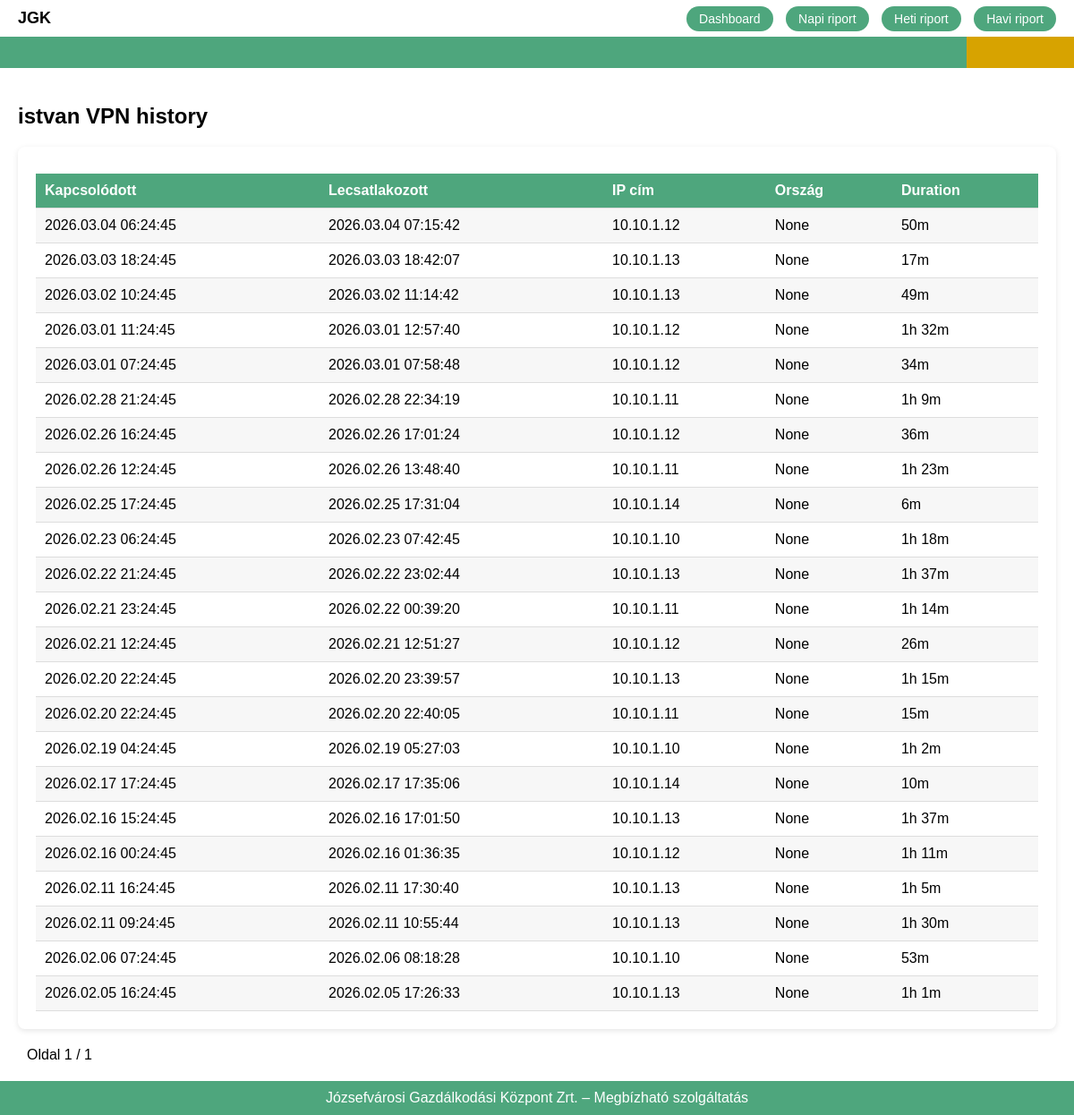
Page /report/user/istvan/ on the committed database.
### vpn/models.py (models this page shows, shortened)
class VPNSession(models.Model):
    username = models.CharField(max_length=100)
    remote_ip = models.GenericIPAddressField()
    vpn_ip = models.GenericIPAddressField(null=True, blank=True)
    connected_at = models.DateTimeField()
    disconnected_at = models.DateTimeField(null=True, blank=True)
    duration_seconds = models.IntegerField(null=True, blank=True)
    country = models.CharField(max_length=100, null=True, blank=True)
    country_code = models.CharField(max_length=2, null=True, blank=True)
    latitude = models.FloatField(null=True, blank=True)
    longitude = models.FloatField(null=True, blank=True)
    created_at = models.DateTimeField(auto_now_add=True)
    class Meta:
        indexes = [
            models.Index(fields=["username"]),
            models.Index(fields=["connected_at"]),
        ]

### vpn/views.py (the view)
# urls.py: path('report/user/<str:username>/', views.user_history, name='user_history'),
def user_history(request, username):
    sessions = VPNSession.objects.filter(
        username=username,
        disconnected_at__isnull=False
    ).order_by("-connected_at")
    paginator = Paginator(sessions, 50)
    page_number = request.GET.get("page")
    page_obj = paginator.get_page(page_number)
    return render(request, "user_history.html", {
        "username": username,
        "sessions": page_obj
    })

### vpn/templatetags/duration.py (called while the page is built)
@register.filter
def duration_format(seconds):
    if not seconds:
        return "-"
    seconds = int(seconds)
    hours = seconds // 3600
    minutes = (seconds % 3600) // 60
    if hours > 0:
        return f"{hours}h {minutes}m"
    return f"{minutes}m"

### templates/user_history.html (shortened to what this page needs)
{% extends "base.html" %}
{% load static %}
{% load duration %}
{% block content %}
<h2>{{ username }} VPN history</h2>
<div class="panel">
<table>
<tr>
<th>Kapcsolódott</th>
<th>Lecsatlakozott</th>
<th>IP cím</th>
<th>Ország</th>
<th>Duration</th>
</tr>
{% for s in sessions %}
<tr>
<td>{{ s.connected_at|date:"Y.m.d H:i:s" }}</td>
<td>{{ s.disconnected_at|date:"Y.m.d H:i:s" }}</td>
<td>
{{ s.remote_ip }}
</td>
<td>{{ s.country }}</td>
<td>{{ s.duration_seconds|duration_format }}</td>
</tr>
{% empty %}
<tr>
<td colspan="5" style="text-align:center;padding:20px;">
Nincs adat
</td>
</tr>
{% endfor %}
</table>
</div>
<div class="pagination">
<span style="padding:10px;">
Oldal {{ sessions.number }} / {{ sessions.paginator.num_pages }}
</span>
</div>
{% endblock %}

### static/css/style.css (style rules this page uses)
body { margin:0; font-family:Arial; background:#ffffff; color:#000; }
.panel { background:#ffffff; color:#000; padding:20px; border-radius:8px; margin-bottom:20px; box-shadow:0 2px 6px rgba(0,0,0,0.1); }
table { width:100%; border-collapse:collapse; margin-top:10px; color:#000; }
th,td { padding:10px; border-bottom:1px solid #ddd; }
th { text-align:left; background:#4ea67d; color:white; }
tr:nth-child(even) { background:#f7f7f7; }

### rows in the picture
VPNSession: connected_at "2026.03.04 06:24:45", disconnected_at "2026.03.04 07:15:42", remote_ip "10.10.1.12", country "None", duration_seconds|duration_format "50m"
VPNSession: connected_at "2026.03.03 18:24:45", disconnected_at "2026.03.03 18:42:07", remote_ip "10.10.1.13", country "None", duration_seconds|duration_format "17m"
VPNSession: connected_at "2026.03.02 10:24:45", disconnected_at "2026.03.02 11:14:42", remote_ip "10.10.1.13", country "None", duration_seconds|duration_format "49m"
VPNSession: connected_at "2026.03.01 11:24:45", disconnected_at "2026.03.01 12:57:40", remote_ip "10.10.1.12", country "None", duration_seconds|duration_format "1h 32m"
VPNSession: connected_at "2026.03.01 07:24:45", disconnected_at "2026.03.01 07:58:48", remote_ip "10.10.1.12", country "None", duration_seconds|duration_format "34m"
VPNSession: connected_at "2026.02.28 21:24:45", disconnected_at "2026.02.28 22:34:19", remote_ip "10.10.1.11", country "None", duration_seconds|duration_format "1h 9m"
VPNSession: connected_at "2026.02.26 16:24:45", disconnected_at "2026.02.26 17:01:24", remote_ip "10.10.1.12", country "None", duration_seconds|duration_format "36m"
VPNSession: connected_at "2026.02.26 12:24:45", disconnected_at "2026.02.26 13:48:40", remote_ip "10.10.1.11", country "None", duration_seconds|duration_format "1h 23m"
VPNSession: connected_at "2026.02.25 17:24:45", disconnected_at "2026.02.25 17:31:04", remote_ip "10.10.1.14", country "None", duration_seconds|duration_format "6m"
VPNSession: connected_at "2026.02.23 06:24:45", disconnected_at "2026.02.23 07:42:45", remote_ip "10.10.1.10", country "None", duration_seconds|duration_format "1h 18m"
VPNSession: connected_at "2026.02.22 21:24:45", disconnected_at "2026.02.22 23:02:44", remote_ip "10.10.1.13", country "None", duration_seconds|duration_format "1h 37m"
VPNSession: connected_at "2026.02.21 23:24:45", disconnected_at "2026.02.22 00:39:20", remote_ip "10.10.1.11", country "None", duration_seconds|duration_format "1h 14m"
VPNSession: connected_at "2026.02.21 12:24:45", disconnected_at "2026.02.21 12:51:27", remote_ip "10.10.1.12", country "None", duration_seconds|duration_format "26m"
VPNSession: connected_at "2026.02.20 22:24:45", disconnected_at "2026.02.20 23:39:57", remote_ip "10.10.1.13", country "None", duration_seconds|duration_format "1h 15m"
VPNSession: connected_at "2026.02.20 22:24:45", disconnected_at "2026.02.20 22:40:05", remote_ip "10.10.1.11", country "None", duration_seconds|duration_format "15m"
VPNSession: connected_at "2026.02.19 04:24:45", disconnected_at "2026.02.19 05:27:03", remote_ip "10.10.1.10", country "None", duration_seconds|duration_format "1h 2m"
VPNSession: connected_at "2026.02.17 17:24:45", disconnected_at "2026.02.17 17:35:06", remote_ip "10.10.1.14", country "None", duration_seconds|duration_format "10m"
VPNSession: connected_at "2026.02.16 15:24:45", disconnected_at "2026.02.16 17:01:50", remote_ip "10.10.1.13", country "None", duration_seconds|duration_format "1h 37m"
VPNSession: connected_at "2026.02.16 00:24:45", disconnected_at "2026.02.16 01:36:35", remote_ip "10.10.1.12", country "None", duration_seconds|duration_format "1h 11m"
VPNSession: connected_at "2026.02.11 16:24:45", disconnected_at "2026.02.11 17:30:40", remote_ip "10.10.1.13", country "None", duration_seconds|duration_format "1h 5m"
VPNSession: connected_at "2026.02.11 09:24:45", disconnected_at "2026.02.11 10:55:44", remote_ip "10.10.1.13", country "None", duration_seconds|duration_format "1h 30m"
VPNSession: connected_at "2026.02.06 07:24:45", disconnected_at "2026.02.06 08:18:28", remote_ip "10.10.1.10", country "None", duration_seconds|duration_format "53m"
VPNSession: connected_at "2026.02.05 16:24:45", disconnected_at "2026.02.05 17:26:33", remote_ip "10.10.1.13", country "None", duration_seconds|duration_format "1h 1m"

### other values in the picture
{{ username }} "istvan"
{{ sessions.number }} "1"
{{ sessions.paginator.num_pages }} "1"
